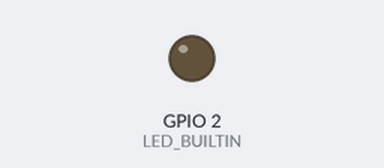
Simulated run of this sketch. Board: ESP8266 (NodeMCU). On the bench: output pins drawn as LEDs (lit = HIGH, except the on-board LED, lit = LOW). WiFi joins after 1.5 s; servers stay silent unless stated; what the sketch prints to the serial monitor is not drawn.

Above: at 0.1 s.
At 4.1 s:
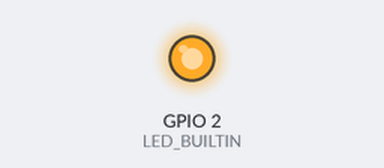
Timing chart, 0 to 5.6 s (numbered marks = the images above):
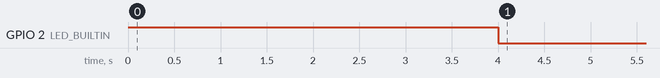

The sketch:

ESP8266_code.ino
```cpp
/**
 * Edited Version of
 *
 * ESP8266HTTPClient
 *
 * BasicHTTPClient.ino
 *
 *  Created on: 24.05.2015
 *
 */


#include <Arduino.h>

#include <ESP8266WiFi.h>

#include <ESP8266WiFiMulti.h>

#include <ESP8266HTTPClient.h>

#define USE_SERIAL Serial

ESP8266WiFiMulti WiFiMulti;

void setup() {
    pinMode(LED_BUILTIN, OUTPUT);
    USE_SERIAL.begin(115200);

    for(uint8_t t = 4; t > 0; t--) {  // This loop not necessary.
        digitalWrite(LED_BUILTIN, HIGH);
        USE_SERIAL.flush();
        delay(1000);
        digitalWrite(LED_BUILTIN, LOW);
    }

    WiFiMulti.addAP("Robot", "robo@123"); //conect to access point if exist which SSID=Robot and password=robo@123

}

void loop() {
    if(WiFiMulti.run() == WL_CONNECTED) { //if connection is already setting up then request server updates

        HTTPClient http;
        // configure traged server and url
        //http.begin("https://192.168.43.1:8080/", "7a 9c f4 db 40 d3 62 5a 6e 21 bc 5c cc 66 c8 3e a1 45 59 38"); //HTTPS
        http.begin("http://192.168.43.1:8080/"); //HTTP

        // start connection and send HTTP header
        int httpCode = http.GET();

        // httpCode will be negative on error
        if(httpCode > 0) {
            // file found at server
            if(httpCode == HTTP_CODE_OK) {
                String payload = http.getString();
                USE_SERIAL.println(payload);
            }
        } else {
            //do if error getting httpCode
            USE_SERIAL.println("#00#000#000#");
        }

        http.end();
    }
    else{
      //still not connected to access point, try to connect
      WiFiMulti.addAP("Robot", "robo@123");
      //do if not exist access point which try to connect
      USE_SERIAL.println("#00#000#000#");
    }
    delay(10);
}
```
